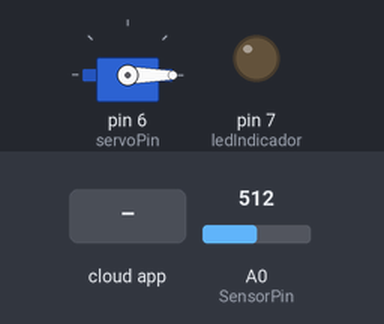
Recording of a sketch running on a simulated Arduino Uno, built with avr-gcc and run on an emulated ATmega328P. On the bench: servo, output pins drawn as LEDs (lit = HIGH). The test bench sets the inputs (shaded band); at power-on: A0 (SensorPin) = 512. The ROS host is connected and sends only what is stated.

Above: at 1.8 s.
1.9 s: the phone or cloud app sets led to 1
At 5.1 s:
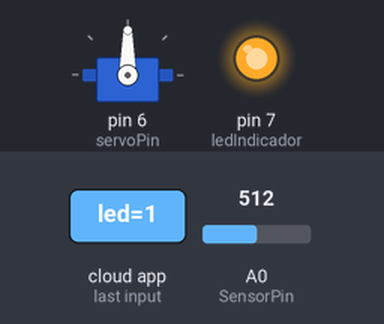
5.5 s: A0 (SensorPin) set to 588
7.2 s: A0 (SensorPin) set to 611
At 9.2 s:
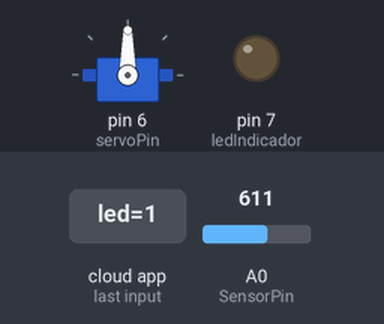
9.5 s: A0 (SensorPin) set to 590
At 11.0 s:
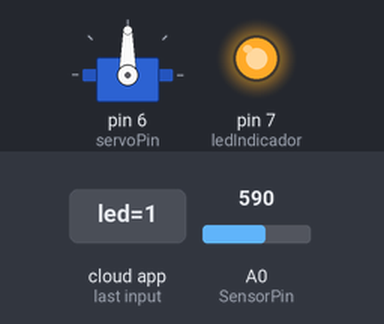
11.5 s: A0 (SensorPin) set to 610
At 12.6 s:
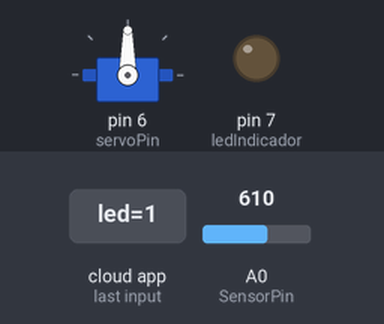
Timing chart, 0 to 14.5 s (numbered marks = the images above; inputs shaded):
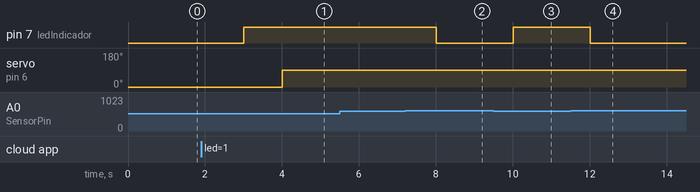

Measured:
- the behaviour switches between 599 and 600 on A0 (SensorPin) (found by bisection; images 1 and 2)
- after the input at 1.9 s, pin 7 (ledIndicador): LOW → HIGH after 1.1 s; servo on pin 6 (servoPin): 0° → 90° after 2.1 s
- after the input at 5.5 s, every drawn part: stays the same
- after the input at 7.2 s, pin 7 (ledIndicador): HIGH → LOW after 0.81 s
- after the input at 9.5 s, pin 7 (ledIndicador): LOW → HIGH after 0.51 s
- after the input at 11.5 s, pin 7 (ledIndicador): HIGH → LOW after 0.51 s

The sketch:

sensorHumedad.ino
```cpp
#include<Servo.h>
#include <ros.h>
#include <std_msgs/Bool.h>

ros::NodeHandle  nh;


int ledIndicador = 7;
int servoPin = 6;
int SensorPin = A0;
int bajar = 0;

int servoPos = 0 ;
Servo myServo;

void messageCb( const std_msgs::Bool& msg){
  if(msg.data){
    bajar = 1;
  } else {
    bajar = 0;
  }
}

ros::Subscriber<std_msgs::Bool> sub("led", &messageCb );

 void setup() {
//  Serial.begin(9600);
  pinMode(ledIndicador,OUTPUT);
  myServo.attach(servoPin);
  nh.initNode();
  nh.subscribe(sub);
 }

 void loop() {
  myServo.write(servoPos);

  if (bajar == 1){
    int humedad = analogRead(SensorPin);
    Serial.println(humedad);

    servoPos = 90;
    Serial.println(servoPos);
    if(servoPos == 90){
      if(humedad>=600)
      {
        digitalWrite(ledIndicador,LOW);
      }
      else
      {
        digitalWrite(ledIndicador,HIGH);
      }
    }
  }else{
    servoPos = 0;
    }
    nh.spinOnce();
   delay(1000);
 }
```
